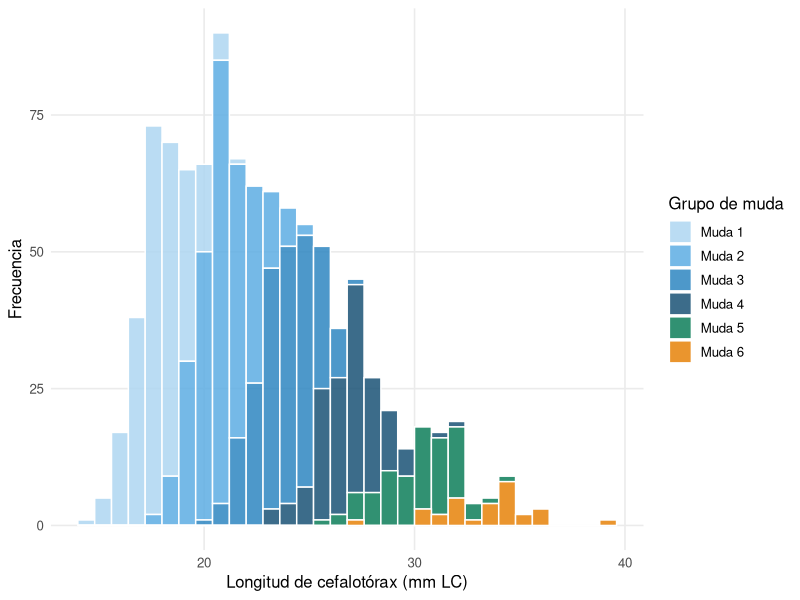
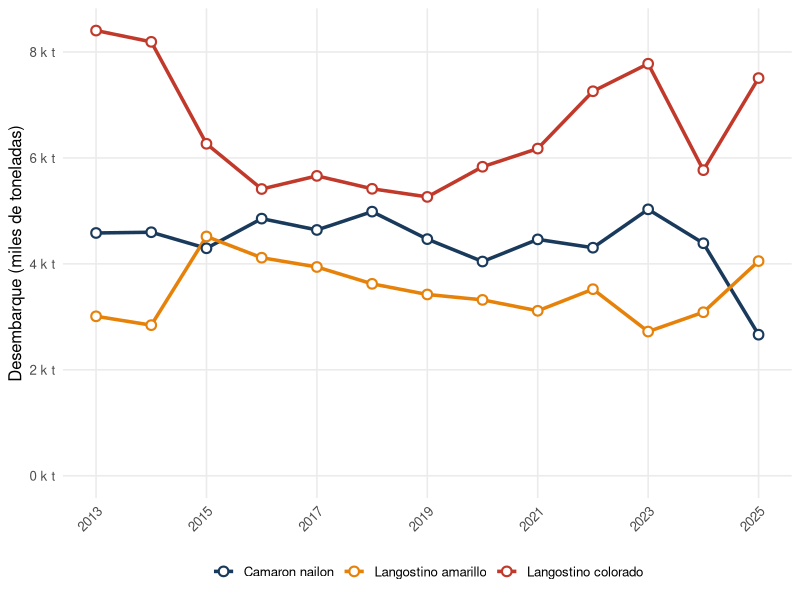
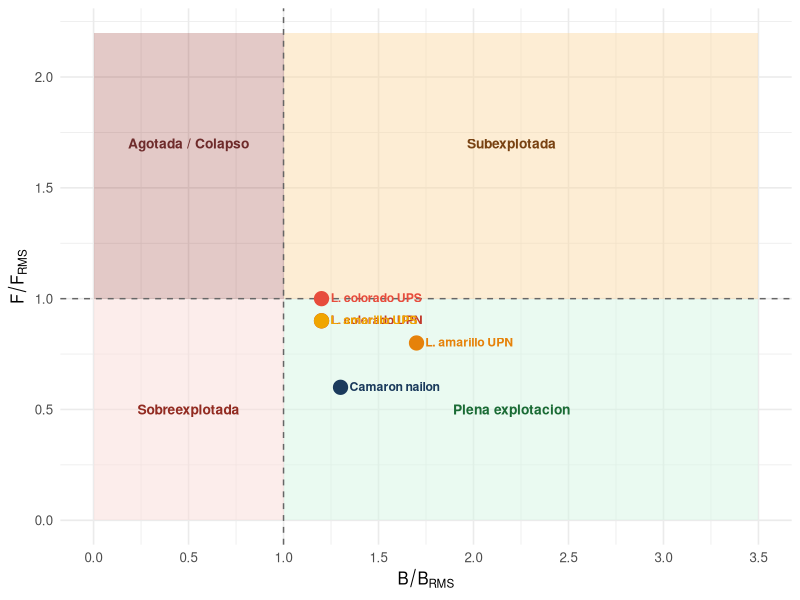

These figures' R source, in order:
## ---- chunk 1
library(ggplot2)
library(dplyr)
library(tidyr)
library(scales)
library(knitr)
library(kableExtra)

# Datos de desembarque 2013-2025 (SERNAPESCA, toneladas)
desemb_crust <- data.frame(
  Anio       = 2013:2025,
  L_colorado = c(8404, 8191, 6267, 5413, 5661, 5417, 5264, 5833, 6176, 7258, 7778, 5769, 7507),
  L_amarillo = c(3010, 2843, 4517, 4116, 3941, 3623, 3422, 3320, 3114, 3522, 2722, 3087, 4052),
  C_nailon   = c(4583, 4597, 4294, 4854, 4640, 4986, 4467, 4044, 4462, 4305, 5029, 4389, 2663)
)

desemb_long <- desemb_crust |>
  pivot_longer(-Anio, names_to = "Especie", values_to = "Toneladas") |>
  mutate(Especie = recode(Especie,
    L_colorado = "Langostino colorado",
    L_amarillo = "Langostino amarillo",
    C_nailon   = "Camaron nailon"
  ))

colores_sp <- c(
  "Langostino colorado" = "#C0392B",
  "Langostino amarillo" = "#E6820A",
  "Camaron nailon"      = "#1A3A5C"
)
## ---- chunk 2
spp <- data.frame(
  Nombre_comun  = c("Langostino colorado","Langostino amarillo","Camaron nailon"),
  Nombre_cientifico = c("*Grimothea monodon*","*Grimothea johni*","*Heterocarpus reedi*"),
  Taxonomia = c("Anomura, Munididae","Anomura, Munididae","Decapoda, Pandalidae"),
  Profundidad = c("80–300 m","80–400 m","100–400 m"),
  Distribucion = c("II–VIII Region","II–VIII Region","III–XI Region")
)
kable(spp,
      col.names = c("Nombre comun","Nombre cientifico","Grupo taxonomico",
                    "Profundidad","Distribucion"),
      escape = FALSE) |>
  kable_styling(bootstrap_options = c("striped","hover","condensed"), full_width = TRUE) |>
  row_spec(0, background = "#1A3A5C", color = "white")
## ---- chunk 3
set.seed(42)
grupos <- data.frame(
  media = c(18, 21, 24, 27, 30, 33),
  sd    = c(1.2, 1.3, 1.4, 1.5, 1.6, 1.7),
  prop  = c(0.25, 0.28, 0.22, 0.14, 0.08, 0.03),
  Muda  = paste0("Muda ", 1:6)
)
tallas <- do.call(rbind, lapply(1:nrow(grupos), function(i) {
  data.frame(LC   = rnorm(round(grupos$prop[i]*1000),
                          grupos$media[i], grupos$sd[i]),
             Muda = grupos$Muda[i])
}))
ggplot(tallas, aes(x = LC)) +
  geom_histogram(aes(fill = Muda), binwidth = 0.8,
                 color = "white", alpha = 0.85, position = "stack") +
  scale_fill_manual(values = c("#AED6F1","#5DADE2","#2E86C1","#1A5276","#0D7E5A","#E6820A")) +
  labs(x = "Longitud de cefalotórax (mm LC)", y = "Frecuencia",
       fill = "Grupo de muda") +
  theme_minimal(base_size = 12) +
  theme(legend.position = "right",
        panel.grid.minor = element_blank())
## ---- chunk 4
ggplot(desemb_long, aes(x = Anio, y = Toneladas / 1000,
                        color = Especie, group = Especie)) +
  geom_line(linewidth = 1.2) +
  geom_point(size = 2.5, shape = 21, fill = "white", stroke = 1.1) +
  scale_color_manual(values = colores_sp) +
  scale_x_continuous(breaks = seq(2013, 2025, 2)) +
  scale_y_continuous(labels = label_comma(suffix = " k t"),
                     limits = c(0, NA)) +
  labs(x = NULL,
       y = "Desembarque (miles de toneladas)",
       color = NULL) +
  theme_minimal(base_size = 12) +
  theme(legend.position = "bottom",
        panel.grid.minor = element_blank(),
        axis.text.x = element_text(angle = 45, hjust = 1))
## ---- chunk 5
tab_res <- data.frame(
  Estadistico = c("Minimo (t)","Maximo (t)","Promedio 2013-2025 (t)","Tendencia reciente"),
  L_colorado  = c("5.264 (2019)","8.404 (2013)","6.569","Recuperacion 2020-2025"),
  L_amarillo  = c("2.722 (2023)","4.517 (2015)","3.425","Recuperacion leve en 2025"),
  C_nailon    = c("2.663 (2025)","5.029 (2023)","4.252","Descenso pronunciado en 2025")
)
kable(tab_res,
      col.names = c("","Langostino colorado","Langostino amarillo","Camaron nailon"),
      caption = "Resumen estadístico de desembarques 2013–2025. Fuente: SERNAPESCA.") |>
  kable_styling(bootstrap_options = c("striped","hover"), full_width = TRUE) |>
  row_spec(0, background = "#1A3A5C", color = "white")
## ---- chunk 6
kobe <- data.frame(
  Especie = c("L. colorado UPN","L. colorado UPS",
              "L. amarillo UPN","L. amarillo UPS",
              "Camaron nailon"),
  B_Brms  = c(1.2, 1.2, 1.7, 1.2, 1.3),
  F_Frms  = c(0.9, 1.0, 0.8, 0.9, 0.6),
  Color   = c("#C0392B","#E74C3C","#E6820A","#F0A500","#1A3A5C")
)
ggplot(kobe, aes(x = B_Brms, y = F_Frms)) +
  annotate("rect", xmin=0,   xmax=1,   ymin=0,   ymax=1,   fill="#FADBD8", alpha=0.5) +
  annotate("rect", xmin=1,   xmax=3.5, ymin=0,   ymax=1,   fill="#D5F5E3", alpha=0.5) +
  annotate("rect", xmin=0,   xmax=1,   ymin=1,   ymax=2.2, fill="#922B21", alpha=0.25) +
  annotate("rect", xmin=1,   xmax=3.5, ymin=1,   ymax=2.2, fill="#FAD7A0", alpha=0.45) +
  geom_hline(yintercept = 1, linetype = "dashed", color = "gray40") +
  geom_vline(xintercept = 1, linetype = "dashed", color = "gray40") +
  annotate("text", x=0.5, y=0.5,  label="Sobreexplotada",         color="#922B21", fontface="bold", size=3.5) +
  annotate("text", x=2.2, y=0.5,  label="Plena explotacion",      color="#1A6B35", fontface="bold", size=3.5) +
  annotate("text", x=0.5, y=1.7,  label="Agotada / Colapso",      color="#6E2B2B", fontface="bold", size=3.5) +
  annotate("text", x=2.2, y=1.7,  label="Subexplotada",           color="#784212", fontface="bold", size=3.5) +
  geom_point(aes(color = Especie), size = 4.5) +
  geom_text(aes(label = Especie, color = Especie),
            size = 3.1, fontface = "bold", hjust = -0.1, vjust = 0.4,
            show.legend = FALSE) +
  scale_color_manual(values = setNames(kobe$Color, kobe$Especie)) +
  scale_x_continuous(limits = c(0, 3.5), breaks = seq(0, 3.5, 0.5)) +
  scale_y_continuous(limits = c(0, 2.2), breaks = seq(0, 2, 0.5)) +
  labs(x = expression(B / B[RMS]),
       y = expression(F / F[RMS]),
       color = "Unidad") +
  theme_minimal(base_size = 12) +
  theme(legend.position = "none",
        panel.grid = element_line(color = "gray92"))
## ---- chunk 7
est <- data.frame(
  Especie = c("Langostino colorado","","Langostino amarillo","","Camaron nailon"),
  Unidad  = c("UPN (II-IV R)","UPS (V-VIII R)",
               "UPN (II-IV R)","UPS (V-VIII R)","Nacional"),
  B_Brms  = c(1.2, 1.2, 1.7, 1.2, 1.3),
  F_Frms  = c(0.9, 1.0, 0.8, 0.9, 0.6),
  Estado  = rep("Plena explotacion", 5)
)
kable(est,
      col.names = c("Especie","Unidad de pesqueria","B/B_RMS","F/F_RMS","Estado"),
      caption = "Estado de situación de las pesquerías de crustáceos demersales. Fuente: CCT Crustáceos Demersales, Octubre 2020.") |>
  kable_styling(bootstrap_options = c("striped","hover","condensed"), full_width = TRUE) |>
  row_spec(0, background = "#1A3A5C", color = "white") |>
  row_spec(c(1,2), background = "#FDEBD0") |>
  row_spec(c(3,4), background = "#FEF9E7") |>
  row_spec(5, background = "#EBF5FB")
